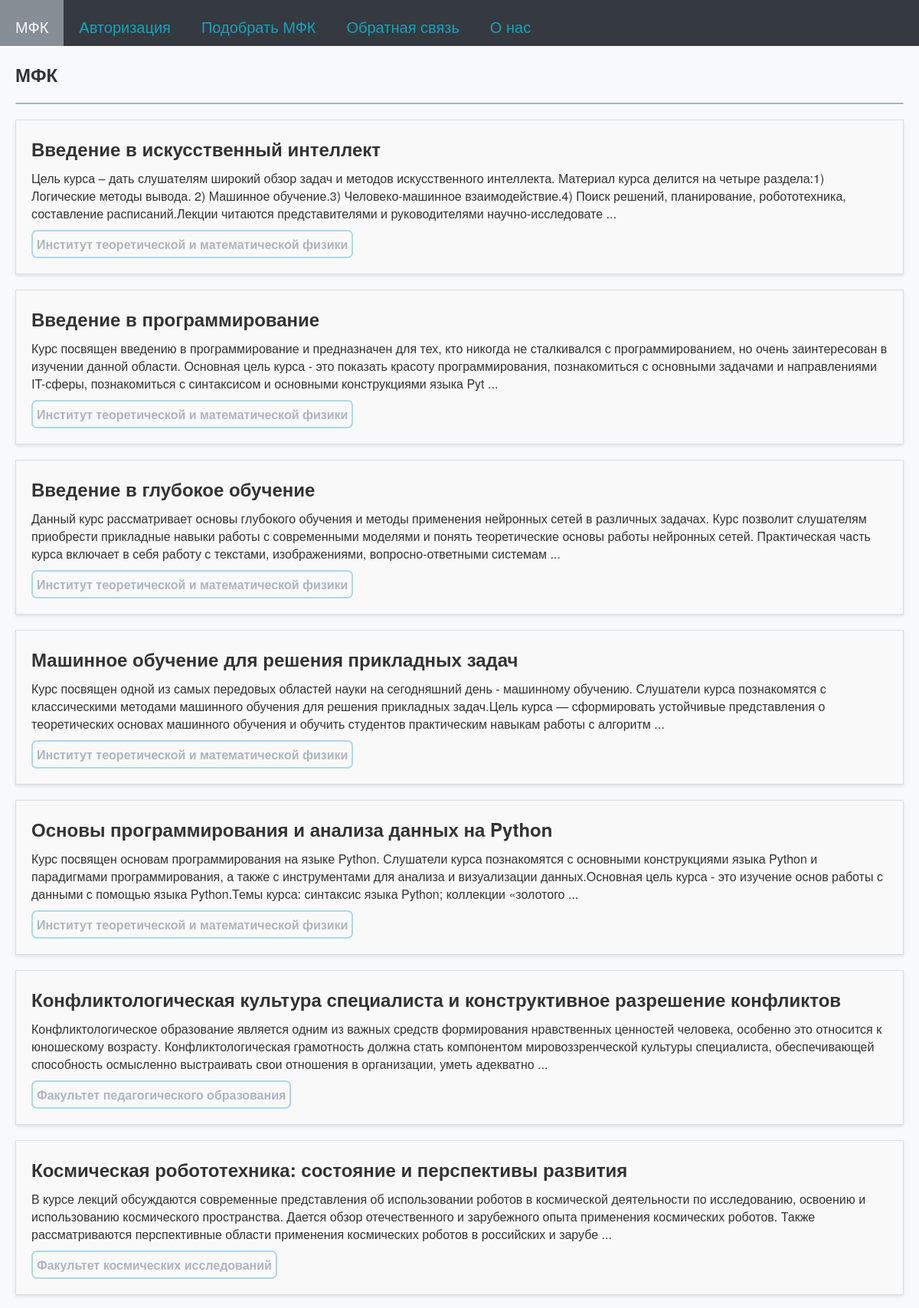
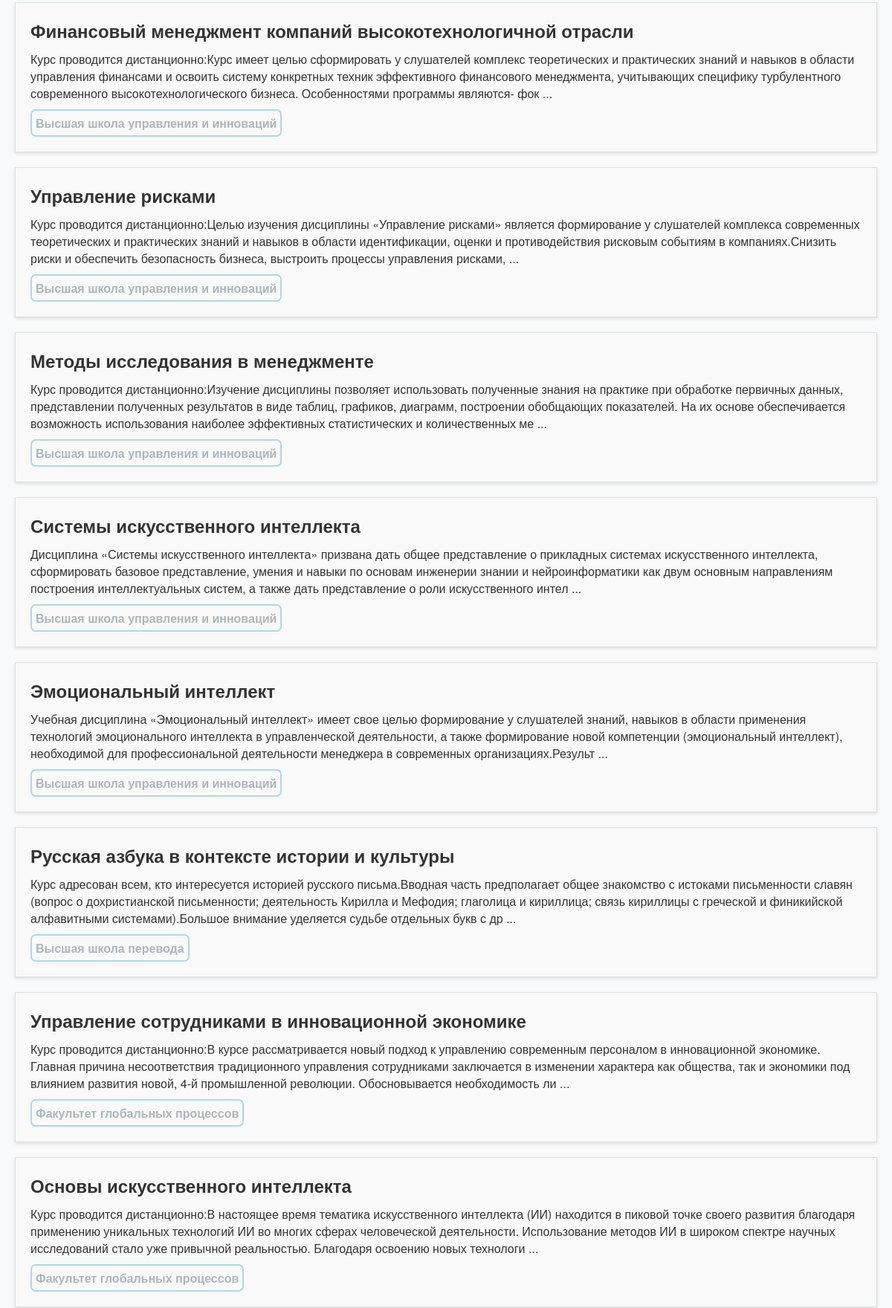
The page /dict (upper part) on the database its author committed (2 pictures, top to bottom).
### tables this page shows
CREATE TABLE mfk (
id integer PRIMARY KEY AUTOINCREMENT,
name text,
faculty text,
desc text,
online text,
openclose text,
score text
);

### testApp.py (the view)
@app.route("/")
@app.route("/dict")
def dict():
    return render_template('dict.html', my_text='МФК', menu=menu, mfk_table=dbase.getMfkAnonce())

### FDataBase.py (called while the page is built)
    def getMfkAnonce(self):
        try:
            self.__cur.execute(f"SELECT id, name, faculty, desc, online FROM mfk ORDER BY id DESC")
            res = self.__cur.fetchall()
            if res: return res
        except sqlite3.Error as e:
            print("Ошибка получения статьи из БД " + str(e))
        return []

### testApp.py (called while the page is built)
def connect_db():
    conn = sqlite3.connect(app.config['DATABASE'])
    conn.row_factory = sqlite3.Row
    return conn

def get_db():
    if not hasattr(g, 'link_db'):
        g.link_db = connect_db()
    return g.link_db

@app.before_request
def before_request():
    global dbase
    db = get_db()
    dbase = FDataBase(db)

### templates/dict.html
{% extends 'index.html' %}
{% block content %}
    <ul class="list-posts">
        {% for m in mfk_table %}
            <li>
                    <a  style="" class="my_a" href="{{ url_for('showMfk', alias=m.id)}}">
                        <h2 style="margin: 0px 0px 10px 0px;">{{m.name}}</h2>
                    </a>
                    {{m.desc[:350]}} ...
                    <br>
                    <div style="color: #adb5bd; border: 2px solid #ADD8E6; border-radius: 7px; padding: 5px; margin: 10px 5px 0px 0px; display: inline-block;">
                        <b>{{m.faculty}}</b>
                    </div>
            </li>
        {% endfor %}
    </ul>
{% endblock %}

### templates/index.html (shortened to what this page needs)
<!DOCTYPE html>
<html lang="en">
    <link type="text/css" href={{url_for('static', filename="css/style.css")}} rel="stylesheet" />
    <head>
    </head>
    <body>
        <div class="mainmenu header">
            {% for m in menu %}
                <a href="{{m.url}}">
                    <div class="block">
                        {{m.title}}
                    </div>
                </a>
            {% endfor %}
        </div>
        <div class="content">
            <h2>{{ my_text }}</h2>
            <hr>
            <div class="between_hr">
                {% block content %}{% endblock %}
            </div>
            <br>Вернуться на <a class="my_a" href="/dict">главную</a> страницу.
        </div>
    </body>
</html>

### static/css/style.css (style rules this page uses)
body { font-family: 'Helvetica Neue', Helvetica, sans-serif; margin: 0; padding: 0; background-color: #f8f9fa; }
.header { position: fixed; top: 0; left: 0; width: 100%; background-color: #343a40; height: 60px; z-index: 9999; font-color: #17a2b8; }
.mainmenu { margin: 0; padding: 0; font-size: 20px; overflow: hidden color: #17a2b8; }
.block { float: left; height: 20px; padding: 20px; color: #17a2b8; background-color: #343a40; }
.content { margin: 80px 20px 20px 20px; color: #333; }
a { color: #007bff; text-decoration: none; }
.between_hr { margin: 20px 0 30px 0; }
hr { border: 1.25px solid #adb5bd; border-radius: 1px; }
ul.list-posts { list-style: none; margin: 0; padding: 0; }
ul.list-posts li { margin: 20px 0; padding: 20px; border: 1px solid #ddd; background: #f9f9f9; box-shadow: 0px 2px 4px rgba(0, 0, 0, 0.1); }
.my_a { color: #333; }
:root { --primary-colour: #f8f9fa; --secondary-colour: hsl(38 90% 55%); --star-colour: hsl(38 90% 55%); }

### rows shown on the page
mfk: name "Введение в искусственный интеллект", desc "Цель курса – дать слушателям широкий обзор задач и методов искусственного интеллекта. Материал курса делится на четыре раздела:1) Логические методы вывода. 2) Машинное обучение.3) Человеко-машинное взаимодействие.4) Поиск решений, планирование, робототехника, составление расписаний.Лекции читаются представителями и руководителями научно-исследовате", faculty "Институт теоретической и математической физики"
mfk: name "Введение в программирование", desc "Курс посвящен введению в программирование и предназначен для тех, кто никогда не сталкивался с программированием, но очень заинтересован в изучении данной области. Основная цель курса - это показать красоту программирования, познакомиться с основными задачами и направлениями IT-сферы, познакомиться с синтаксисом и основными конструкциями языка Pyt", faculty "Институт теоретической и математической физики"
mfk: name "Введение в глубокое обучение", desc "Данный курс рассматривает основы глубокого обучения и методы применения нейронных сетей в различных задачах. Курс позволит слушателям приобрести прикладные навыки работы с современными моделями и понять теоретические основы работы нейронных сетей. Практическая часть курса включает в себя работу с текстами, изображениями, вопросно-ответными системам", faculty "Институт теоретической и математической физики"
mfk: name "Машинное обучение для решения прикладных задач", desc "Курс посвящен одной из самых передовых областей науки на сегодняшний день - машинному обучению. Слушатели курса познакомятся с классическими методами машинного обучения для решения прикладных задач.Цель курса — сформировать устойчивые представления о теоретических основах машинного обучения и обучить студентов практическим навыкам работы с алгоритм", faculty "Институт теоретической и математической физики"
mfk: name "Основы программирования и анализа данных на Python", desc "Курс посвящен основам программирования на языке Python. Слушатели курса познакомятся с основными конструкциями языка Python и парадигмами программирования, а также с инструментами для анализа и визуализации данных.Основная цель курса - это изучение основ работы с данными с помощью языка Python.Темы курса: синтаксис языка Python; коллекции «золотого", faculty "Институт теоретической и математической физики"
mfk: name "Конфликтологическая культура специалиста и конструктивное разрешение конфликтов", desc "Конфликтологическое образование является одним из важных средств формирования нравственных ценностей человека, особенно это относится к юношескому возрасту. Конфликтологическая грамотность должна стать компонентом мировоззренческой культуры специалиста, обеспечивающей способность осмысленно выстраивать свои отношения в организации, уметь адекватно", faculty "Факультет педагогического образования"
mfk: name "Космическая робототехника: состояние и перспективы развития", desc "В курсе лекций обсуждаются современные представления об использовании роботов в космической деятельности по исследованию, освоению и использованию космического пространства. Дается обзор отечественного и зарубежного опыта применения космических роботов. Также рассматриваются перспективные области применения космических роботов в российских и зарубе", faculty "Факультет космических исследований"
mfk: name "Финансовый менеджмент компаний высокотехнологичной отрасли", desc "Курс проводится дистанционно:Курс имеет целью cформировать у слушателей комплекс теоретических и практических знаний и навыков в области управления финансами и освоить систему конкретных техник эффективного финансового менеджмента, учитывающих специфику турбулентного современного высокотехнологического бизнеса. Особенностями программы являются- фок", faculty "Высшая школа управления и инноваций"
mfk: name "Управление рисками", desc "Курс проводится дистанционно:Целью изучения дисциплины «Управление рисками» является формирование у слушателей комплекса современных теоретических и практических знаний и навыков в области идентификации, оценки и противодействия рисковым событиям в компаниях.Снизить риски и обеспечить безопасность бизнеса, выстроить процессы управления рисками,", faculty "Высшая школа управления и инноваций"
mfk: name "Методы исследования в менеджменте", desc "Курс проводится дистанционно:Изучение дисциплины позволяет использовать полученные знания на практике при обработке первичных данных, представлении полученных результатов в виде таблиц, графиков, диаграмм, построении обобщающих показателей. На их основе обеспечивается возможность использования наиболее эффективных статистических и количественных ме", faculty "Высшая школа управления и инноваций"
mfk: name "Системы искусственного интеллекта", desc "Дисциплина «Системы искусственного интеллекта» призвана дать общее представление о прикладных системах искусственного интеллекта, сформировать базовое представление, умения и навыки по основам инженерии знании и нейроинформатики как двум основным направлениям построения интеллектуальных систем, а также дать представление о роли искусственного интел", faculty "Высшая школа управления и инноваций"
mfk: name "Эмоциональный интеллект", desc "Учебная дисциплина «Эмоциональный интеллект» имеет свое целью формирование у слушателей знаний, навыков в области применения технологий эмоционального интеллекта в управленческой деятельности, а также формирование новой компетенции (эмоциональный интеллект), необходимой для профессиональной деятельности менеджера в современных организациях.Результ", faculty "Высшая школа управления и инноваций"
mfk: name "Русская азбука в контексте истории и культуры", desc "Курс адресован всем, кто интересуется историей русского письма.Вводная часть предполагает общее знакомство с истоками письменности славян (вопрос о дохристианской письменности; деятельность Кирилла и Мефодия; глаголица и кириллица; связь кириллицы с греческой и финикийской алфавитными системами).Большое внимание уделяется судьбе отдельных букв с др", faculty "Высшая школа перевода"
mfk: name "Управление сотрудниками в инновационной экономике", desc "Курс проводится дистанционно:В курсе рассматривается новый подход к управлению современным персоналом в инновационной экономике. Главная причина несоответствия традиционного управления сотрудниками заключается в изменении характера как общества, так и экономики под влиянием развития новой, 4-й промышленной революции. Обосновывается необходимость ли", faculty "Факультет глобальных процессов"
mfk: name "Основы искусственного интеллекта", desc "Курс проводится дистанционно:В настоящее время тематика искусственного интеллекта (ИИ) находится в пиковой точке своего развития благодаря применению уникальных технологий ИИ во многих сферах человеческой деятельности. Использование методов ИИ в широком спектре научных исследований стало уже привычной реальностью. Благодаря освоению новых технологи", faculty "Факультет глобальных процессов"

### other values the page prints
{{ m.title }} "МФК" "Авторизация" "Подобрать МФК" "Обратная связь" "О нас"
{{ my_text }} "МФК"
